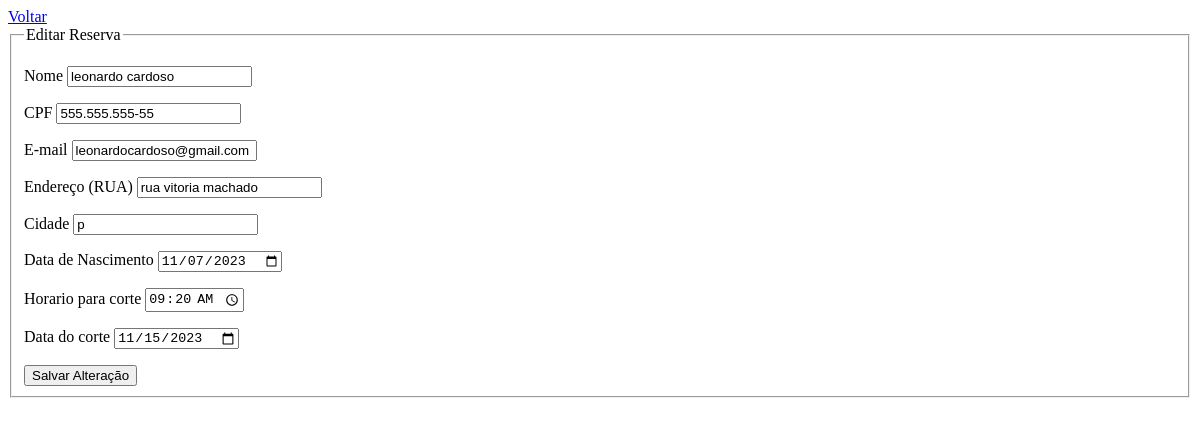
Page /Desafio_RemSoft/edit.php?id=4 on the committed database.
### tables this page shows
CREATE TABLE `table_reserva` (
  `id_reserva` int(11) NOT NULL,
  `cpf` varchar(255) NOT NULL,
  `horario` time NOT NULL,
  `data` date NOT NULL,
  `ativo` tinyint(1) DEFAULT 1
);

CREATE TABLE `table_clientes` (
  `id` int(11) NOT NULL,
  `cpf` varchar(255) NOT NULL,
  `email` varchar(255) NOT NULL,
  `endereco_rua` varchar(255) NOT NULL,
  `cidade` varchar(200) NOT NULL,
  `data_nasc` date NOT NULL,
  `nome` varchar(255) NOT NULL,
  `ativo` tinyint(1) DEFAULT 1
);

### Desafio_RemSoft/edit.php (the view, shortened to what this page needs)
<?php
include_once('config.php');
if (!empty($_GET['id'])) {
    $id = $_GET['id'];
    $sqlSelect = "SELECT * FROM table_reserva res
    LEFT JOIN table_clientes AS cli ON cli.cpf=res.cpf WHERE id_reserva=$id";
    $result = $mysqli->query($sqlSelect);
    if ($result->num_rows > 0) {
        while ($user_data = mysqli_fetch_assoc($result)) {
            $nome = $user_data['nome'];
            $cpf = $user_data['cpf'];
            $email = $user_data['email'];
            $endereco_rua = $user_data['endereco_rua'];
            $cidade = $user_data['cidade'];
            $data_nasc = $user_data['data_nasc'];
            $horario = $user_data['horario'];
            $data = $user_data['data'];
        }
    } else {
        header('Location: tabelas.php');
    }
}
?>
<html lang="en">
<head>
    <link href="style.css" rel="stylesheet">
</head>
<body>
    <a href="tabelas.php">Voltar</a>
    <form action="saveEdit.php" method="post">
        <fieldset>
            <legend>Editar Reserva</legend>
            <p>
                <label for="">Nome</label>
                <input type="text" name="nome" id="" value="<?php echo $nome ?>" />
            </p>
            <p>
                <label for="">CPF</label>
                <input type="text" class="cpf" name="cpf" id="cpf" value="<?php echo $cpf ?>" maxlength="14" required />
            </p>
            <p>
                <label for="">E-mail</label>
                <input type="text" name="email" id="" value="<?php echo $email ?>" />
            </p>
            <p>
                <label for="">Endereço (RUA)</label>
                <input type="text" name="endereco_rua" id="" value="<?php echo $endereco_rua ?>" />
            </p>
            <p>
                <label for="">Cidade</label>
                <input type="text" name="cidade" id="" value="<?php echo $cidade ?>" />
            </p>
            <p>
                <label for="">Data de Nascimento</label>
                <input type="date" name="data_nasc" id="" value="<?php echo $data_nasc ?>" />
            </p>
            <p>
                <label for="">Horario para corte</label>
                <input type="time" name="horario" id="" value="<?php echo $horario ?>" required />
            </p>
            <p>
                <label for="">Data do corte</label>
                <input type="date" name="data" id="" value="<?php echo $data ?>" required />
            </p>
            <button type="submit" name="update" id="update">Salvar Alteração</button>
        </fieldset>
    </form>
</body>
</html>

### rows in the picture
table_reserva: nome "leonardo cardoso", cpf "555.555.555-55", email "leonardocardoso@gmail.com", endereco_rua "rua vitoria machado", cidade "p", data_nasc "11/07/2023", horario "09:20:00", data "11/15/2023"
